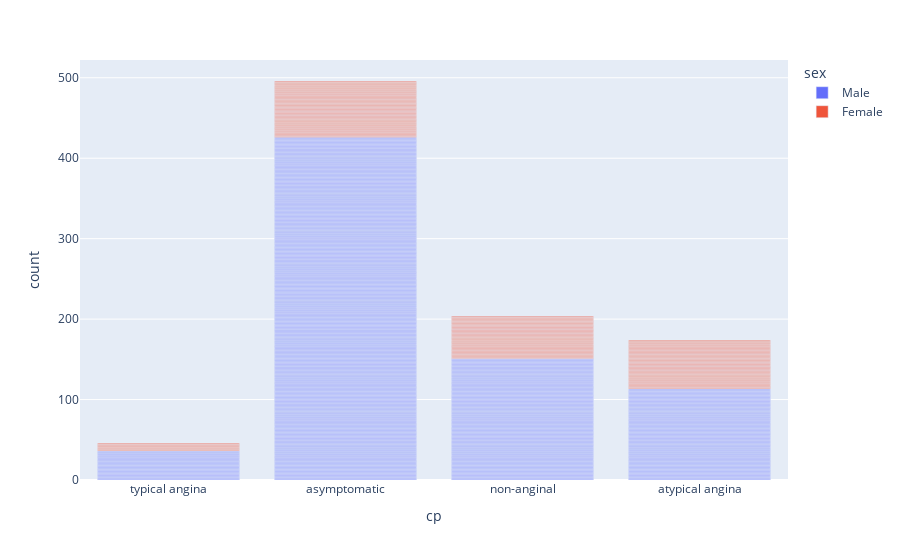

The cell this chart's notebook holds for it:
### Code cell
# lets create a count plot for the cp column grouped by sex column using plotly:

fig = px.bar(df, x='cp', color='sex')
fig.show()

### Figure 1 — Plotly figure (JSON) as saved in the notebook; plotly's stock layout.template omitted (floating-point values rounded to 4 significant figures; data arrays with more than 128 entries replaced by an {"elided": "..."} marker saying what was removed)
{"data": [{"alignmentgroup": "True", "hovertemplate": "sex=Male<br>cp=%{x}<br>count=%{y}<extra></extra>", "legendgroup": "Male", "marker": {"color": "#636efa", "pattern": {"shape": ""}}, "name": "Male", "offsetgroup": "Male", "orientation": "v", "showlegend": true, "textposition": "auto", "type": "bar", "x": {"elided": "726 str values"}, "xaxis": "x", "y": {"elided": "726 int values"}, "yaxis": "y"}, {"alignmentgroup": "True", "hovertemplate": "sex=Female<br>cp=%{x}<br>count=%{y}<extra></extra>", "legendgroup": "Female", "marker": {"color": "#EF553B", "pattern": {"shape": ""}}, "name": "Female", "offsetgroup": "Female", "orientation": "v", "showlegend": true, "textposition": "auto", "type": "bar", "x": {"elided": "194 str values"}, "xaxis": "x", "y": {"elided": "194 int values"}, "yaxis": "y"}], "layout": {"barmode": "relative", "legend": {"title": {"text": "sex"}, "tracegroupgap": 0}, "margin": {"t": 60}, "xaxis": {"anchor": "y", "domain": [0, 1], "title": {"text": "cp"}}, "yaxis": {"anchor": "x", "domain": [0, 1], "title": {"text": "count"}}}}
